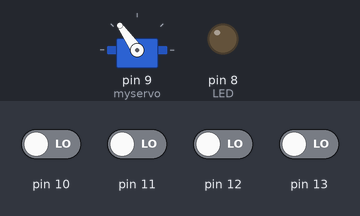
A sketch run on a simulated Arduino Uno, built with avr-gcc and run on an emulated ATmega328P. Parts: servo, output pins drawn as LEDs (lit = HIGH). Dashed ring = blinking. The inputs (shaded band) are chosen by the test bench; at power-on: pin 10–13 LOW.

Above: at 1.2 s.
1.3 s: pin 10 driven HIGH
At 1.64 s:
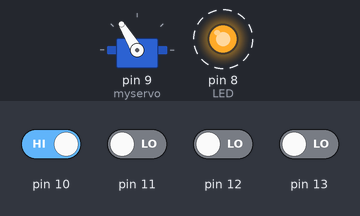
4.3 s: pin 10 driven LOW and pin 12 driven HIGH
At 5.04 s:
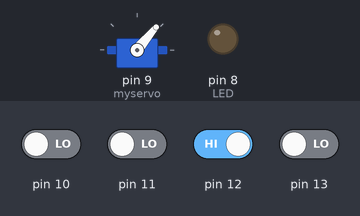
7.3 s: pin 11 driven HIGH
At 7.69 s:
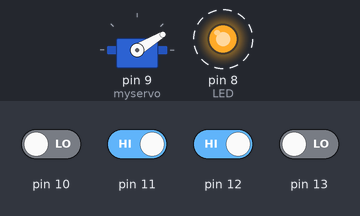
10.3 s: pin 11 driven LOW and pin 13 driven HIGH
At 10.46 s:
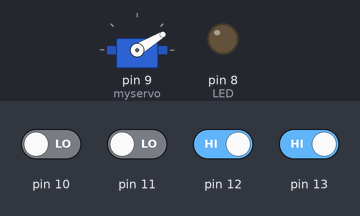
13.3 s: pin 10 driven HIGH
At 13.51 s:
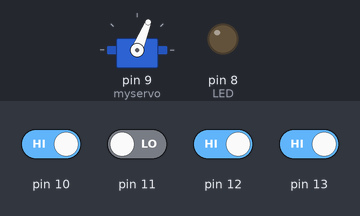
Timing chart, 0 to 17.3 s (numbered marks = the images above; inputs shaded):
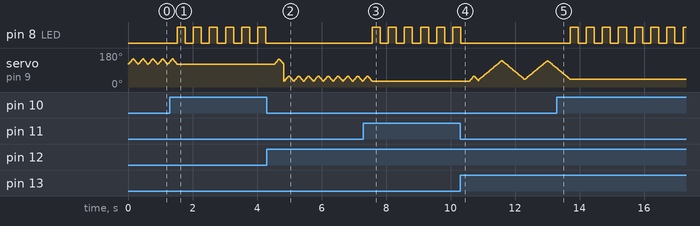

Measured:
- after the input at 1.3 s, pin 8 (LED): alternates HIGH for 0.25 s and LOW for 0.25 s, starting after 0.22 s; servo on pin 9 (myservo): goes on until 1.5 s, then stays 121°
- after the input at 4.3 s, pin 8 (LED): stops changing and stays LOW
- after the input at 7.3 s, pin 8 (LED): alternates HIGH for 0.25 s and LOW for 0.25 s, starting after 0.27 s; servo on pin 9 (myservo): goes on until 7.6 s, then stays 31°
- after the input at 13.3 s, pin 8 (LED): alternates HIGH for 0.25 s and LOW for 0.25 s, starting after 0.41 s; servo on pin 9 (myservo): goes on until 13.7 s, then stays 41°

The sketch:

fish1.ino
```cpp
#include <Servo.h>
Servo myservo;//定义舵机对象
void setup() {
  pinMode(13, INPUT);//光电开关引脚L
  pinMode(12, INPUT);//光电开关引脚R
  pinMode(11, INPUT);//前传感器1
  pinMode(10, INPUT);//前传感器2
  myservo.attach(9);//舵机引脚
  pinMode(8, OUTPUT);//LED
  digitalWrite(8, LOW);
}

void loop() {
  while (digitalRead(13) == true && digitalRead(12) == true)
  {
    while (digitalRead(10) == true || digitalRead(11) == true)
    {
      digitalWrite(8, HIGH);
      delay(250);
      digitalWrite(8, LOW);
      delay(250);
    }
    int pos = 40;
    for (pos = 40; pos < 140; pos += 1)
    {
      myservo.write(pos);
      while (digitalRead(13) == false || digitalRead(12) == false)
        loop();
      delay(7);
    }
    for (pos = 140; pos >= 41; pos -= 1)
    {
      myservo.write(pos);
      while (digitalRead(13) == false || digitalRead(12) == false)
        loop();
      delay(7);
    }
  }//两个光电开关都没有检测到障碍直走
  while (digitalRead(13) == true && digitalRead(12) == false)
  {
    while (digitalRead(10) == true || digitalRead(11) == true)
    {
      digitalWrite(8, HIGH);
      delay(250);
      digitalWrite(8, LOW);
      delay(250);
    }
    int pos = 120;
    for (pos = 120; pos < 150; pos += 1)
    {
      myservo.write(pos);
      delay(5);
    }
    for (pos = 150; pos >= 121; pos -= 1)
    {
      myservo.write(pos);
      delay(5);
    }
  }//一个检测到障碍一个没检测到障碍转弯
  while (digitalRead(13) == false && digitalRead(12) == true)
  {
    while (digitalRead(10) == true || digitalRead(11) == true)
    {
      digitalWrite(8, HIGH);
      delay(250);
      digitalWrite(8, LOW);
      delay(250);
    }
    int pos = 30;
    for (pos = 30; pos < 60; pos += 1)
    {
      myservo.write(pos);
      delay(5);
    }
    for (pos = 60; pos >= 31; pos -= 1)
    {
      myservo.write(pos);
      delay(5);
    }
  }//一个检测到障碍一个没检测到障碍转弯
  while (digitalRead(13) == false && digitalRead(12) == false)
  {
    while (digitalRead(10) == true || digitalRead(11) == true)
    {
      digitalWrite(8, HIGH);
      delay(250);
      digitalWrite(8, LOW);
      delay(250);
    }
    int pos = 120;
    for (pos = 120; pos < 150; pos += 1)
    {
      myservo.write(pos);
      delay(5);
    }
    for (pos = 150; pos >= 121; pos -= 1)
    {
      myservo.write(pos);
      delay(5);
    }
  }
}
```
